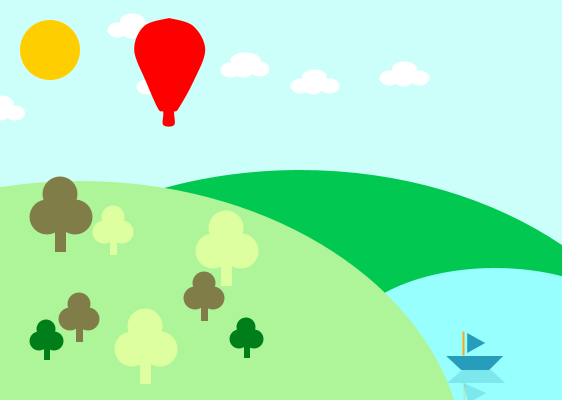
Frame 1 (no input)
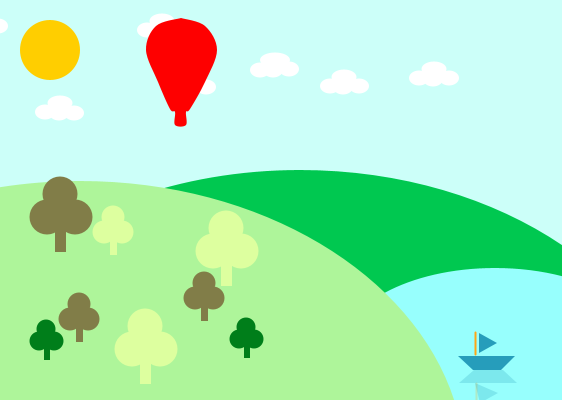
Frame 60 (the mouse pressed at the canvas centre just before this capture)
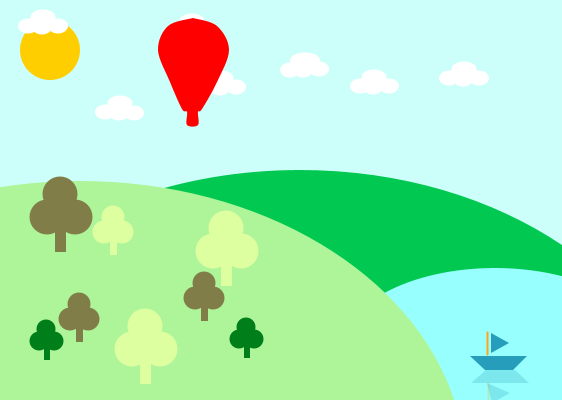
Frame 120 (the mouse held since frame 60 and released just before this capture)

The Processing sketch that drew these frames (run headless with seeded random() and noise(); from frame 60 on, the mouse is pressed at the canvas centre):

// Processing sketch: processing_106208
// ── processing_106208.pde

float gaga;
float gaga1;
float ballon;
int cor;
void setup() {
  size(562, 400);
  smooth ();
}

void draw() {
  background(204, 255, 249);
  gaga=gaga+1;
  gaga1=gaga1+0.5;
  ballon=ballon+0.2;
  //sol 
  noStroke();
  fill(255, 206, 0);
  ellipse(50, 50, 60, 60);
  //rio
  fill(190, 252, 229);
  rect(369, 266, 193, 193);  

  //montanha verde escura
  fill(0, 200, 80);
  ellipse(300, 457, 777, 574);
  //rio
  fill(151, 255, 253);
  ellipse(495, 352, 311, 168);
  //montanha verde clara
  fill(174, 245, 154);
  ellipse(80, 468, 770, 574);
  //nuvem 7

  fill(255);
  ellipse (117+gaga1, 30, 20, 15);
  ellipse(132+gaga1, 21, 25, 15);
  ellipse(131+gaga1, 31, 20, 15);
  ellipse(147+gaga1, 30, 20, 15); 

  //nuvem 8

  fill(255);
  ellipse (146+gaga1, 87, 20, 15);
  ellipse(161+gaga1, 78, 25, 15);
  ellipse(160+gaga1, 88, 20, 15);
  ellipse(176+gaga1, 87, 20, 15); 
  //nuvem 3

  fill(255);
  ellipse (-293+gaga, 68, 20, 15);
  ellipse(-278+gaga, 59, 25, 15);
  ellipse(-279+gaga, 69, 20, 15);
  ellipse(-263+gaga, 68, 20, 15);
  //nuvem 4

  fill(255);
  ellipse (-223+gaga, 86, 20, 15);
  ellipse(-208+gaga, 77, 25, 15);
  ellipse(-209+gaga, 87, 20, 15);
  ellipse(-193+gaga, 86, 20, 15);  
  //balao

  fill(254, 0, 0);
  beginShape();
  curveVertex(169+ballon, 18);
  curveVertex(169+ballon, 18);
  curveVertex(193+ballon, 26);
  curveVertex(205+ballon, 50);
  curveVertex(193+ballon, 82);
  curveVertex(178+ballon, 109);
  curveVertex(174+ballon, 112);
  curveVertex(174+ballon, 125);
  curveVertex(163+ballon, 125);
  curveVertex(163+ballon, 112);
  curveVertex(158+ballon, 109);
  curveVertex(146+ballon, 82);
  curveVertex(134+ballon, 50);
  curveVertex(144+ballon, 26);
  curveVertex(169+ballon, 18);  
  curveVertex(169+ballon, 18);

  endShape();

  //nuvem 1
  fill(255, 255, 255);
  ellipse (230+gaga1, 70, 20, 15);
  ellipse(245+gaga1, 60, 30, 15);
  ellipse(243+gaga1, 70, 20, 15);
  ellipse(259+gaga1, 69, 20, 15);

  //nuvem 2

  fill(255);
  ellipse (300+gaga1, 86, 20, 15);
  ellipse(314+gaga1, 77, 25, 15);
  ellipse(313+gaga1, 87, 20, 15);
  ellipse(329+gaga1, 86, 20, 15);



  //nuvem 5

    fill(255);
  ellipse (-166+gaga, 55, 20, 15);
  ellipse(-151+gaga, 46, 25, 15);
  ellipse(-152+gaga, 56, 20, 15);
  ellipse(-136+gaga, 55, 20, 15);  
  //nuvem 6

  fill(255);
  ellipse (-92+gaga, 26, 20, 15);
  ellipse(-77+gaga, 17, 25, 15);
  ellipse(-78+gaga, 27, 20, 15);
  ellipse(-62+gaga, 26, 20, 15);  

  //nuvem 9

  fill(255);
  ellipse (-15+gaga, 112, 20, 15);
  ellipse(-0+gaga, 103, 25, 15);
  ellipse(-1+gaga, 113, 20, 15);
  ellipse(14+gaga, 113, 20, 15);

  //nuvem 10

  fill(255);
  ellipse (389+gaga1, 78, 20, 15);
  ellipse(404+gaga1, 69, 25, 15);
  ellipse(403+gaga1, 79, 20, 15);
  ellipse(419+gaga1, 78, 20, 15);

  //arvore 1
  fill(221, 255, 159);
  rect(221, 256, 11, 30);
  ellipse(213, 251, 35, 35);
  ellipse(241, 251, 35, 35);
  ellipse(226, 228, 35, 35);

  //arvore 2
  fill(129, 125, 72);
  rect(201, 302, 7, 19);
  ellipse(195, 298, 23, 23);
  ellipse(204, 283, 23, 23);
  ellipse(213, 298, 23, 23);
  //arvore 2
  fill(#007e1a);
  rect(244, 342, 6, 16);
  ellipse(239, 339, 19, 19);
  ellipse(254, 339, 19, 19);
  ellipse(246, 327, 19, 19);

  //arvore 4
  fill(221, 255, 159);
  rect(140, 354, 11, 30);
  ellipse(145, 326, 35, 35);
  ellipse(132, 349, 35, 35);
  ellipse(160, 349, 35, 35);

  //arvore 5
  fill(129, 125, 72);
  rect(76, 323, 7, 19);
  ellipse(70, 319, 23, 23);
  ellipse(88, 319, 23, 23);
  ellipse(79, 304, 23, 23);
  //arvore 6
  fill(#007e1a);
  rect(44, 344, 6, 16);
  ellipse(46, 329, 19, 19);
  ellipse(39, 341, 19, 19);
  ellipse(54, 341, 19, 19);
  //arvore 7
  fill(129, 125, 72);
  rect(55, 222, 11, 30);
  ellipse(47, 217, 35, 35);
  ellipse(75, 217, 35, 35);
  ellipse(60, 194, 35, 35);

  //arvore 8
  fill(221, 255, 159);
  rect(110, 236, 7, 19);
  ellipse(113, 217, 23, 23);
  ellipse(104, 232, 23, 23);
  ellipse(122, 232, 23, 23);

  //barco
  fill(38, 157, 187);
  stroke(255, 165, 21);
  strokeWeight(2);
  line(463+ballon, 332, 463+ballon, 354);
  noStroke();

  quad(446+ballon, 356, 503+ballon, 356, 489+ballon, 370, 461+ballon, 370);
  triangle(467+ballon, 333, 485+ballon, 343, 467+ballon, 353);

  //reflecção barco   
  fill(0, 0, 0, 20);
  stroke(255, 165, 21, 60);
  strokeWeight(2);
  line(464+ballon, 383, 464+ballon, 505);
  noStroke();
  fill(38, 157, 187, 60);
  quad(462+ballon, 370, 491+ballon, 370, 505+ballon, 383, 447+ballon, 383);
  triangle(463+ballon, 383, 486+ballon, 393, 468+ballon, 403);

  if (gaga==900)
    gaga=-500;
  if (gaga1==900)
    gaga1=-400;
}
